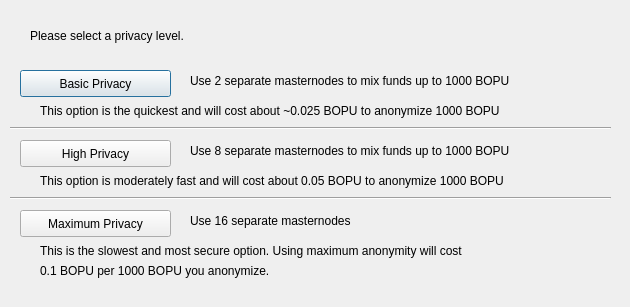
<?xml version="1.0" encoding="UTF-8"?>
<ui version="4.0">
 <class>DarksendConfig</class>
 <widget class="QDialog" name="DarksendConfig">
  <property name="geometry">
   <rect>
    <x>0</x>
    <y>0</y>
    <width>630</width>
    <height>307</height>
   </rect>
  </property>
  <property name="windowTitle">
   <string>Configure PrivateSend</string>
  </property>
  <widget class="QPushButton" name="buttonBasic">
   <property name="geometry">
    <rect>
     <x>20</x>
     <y>70</y>
     <width>151</width>
     <height>27</height>
    </rect>
   </property>
   <property name="text">
    <string>Basic Privacy</string>
   </property>
  </widget>
  <widget class="QPushButton" name="buttonHigh">
   <property name="geometry">
    <rect>
     <x>20</x>
     <y>140</y>
     <width>151</width>
     <height>27</height>
    </rect>
   </property>
   <property name="text">
    <string>High Privacy</string>
   </property>
  </widget>
  <widget class="QPushButton" name="buttonMax">
   <property name="geometry">
    <rect>
     <x>20</x>
     <y>210</y>
     <width>151</width>
     <height>27</height>
    </rect>
   </property>
   <property name="text">
    <string>Maximum Privacy</string>
   </property>
  </widget>
  <widget class="QLabel" name="label">
   <property name="geometry">
    <rect>
     <x>30</x>
     <y>20</y>
     <width>571</width>
     <height>31</height>
    </rect>
   </property>
   <property name="text">
    <string>Please select a privacy level.</string>
   </property>
  </widget>
  <widget class="QLabel" name="label_2">
   <property name="geometry">
    <rect>
     <x>190</x>
     <y>70</y>
     <width>421</width>
     <height>21</height>
    </rect>
   </property>
   <property name="text">
    <string>Use 2 separate masternodes to mix funds up to 1000 BOPU</string>
   </property>
  </widget>
  <widget class="QLabel" name="label_3">
   <property name="geometry">
    <rect>
     <x>190</x>
     <y>140</y>
     <width>411</width>
     <height>21</height>
    </rect>
   </property>
   <property name="text">
    <string>Use 8 separate masternodes to mix funds up to 1000 BOPU</string>
   </property>
  </widget>
  <widget class="QLabel" name="label_4">
   <property name="geometry">
    <rect>
     <x>190</x>
     <y>210</y>
     <width>421</width>
     <height>21</height>
    </rect>
   </property>
   <property name="text">
    <string>Use 16 separate masternodes</string>
   </property>
  </widget>
  <widget class="QLabel" name="label_6">
   <property name="geometry">
    <rect>
     <x>40</x>
     <y>100</y>
     <width>561</width>
     <height>21</height>
    </rect>
   </property>
   <property name="text">
    <string>This option is the quickest and will cost about ~0.025 BOPU to anonymize 1000 BOPU</string>
   </property>
  </widget>
  <widget class="QLabel" name="label_7">
   <property name="geometry">
    <rect>
     <x>40</x>
     <y>170</y>
     <width>561</width>
     <height>21</height>
    </rect>
   </property>
   <property name="text">
    <string>This option is moderately fast and will cost about 0.05 BOPU to anonymize 1000 BOPU</string>
   </property>
  </widget>
  <widget class="QLabel" name="label_8">
   <property name="geometry">
    <rect>
     <x>40</x>
     <y>240</y>
     <width>561</width>
     <height>21</height>
    </rect>
   </property>
   <property name="text">
    <string>This is the slowest and most secure option. Using maximum anonymity will cost</string>
   </property>
  </widget>
  <widget class="QLabel" name="label_9">
   <property name="geometry">
    <rect>
     <x>40</x>
     <y>260</y>
     <width>561</width>
     <height>21</height>
    </rect>
   </property>
   <property name="text">
    <string>0.1 BOPU per 1000 BOPU you anonymize.</string>
   </property>
  </widget>
  <widget class="Line" name="line">
   <property name="geometry">
    <rect>
     <x>10</x>
     <y>120</y>
     <width>601</width>
     <height>16</height>
    </rect>
   </property>
   <property name="orientation">
    <enum>Qt::Horizontal</enum>
   </property>
  </widget>
  <widget class="Line" name="line_2">
   <property name="geometry">
    <rect>
     <x>10</x>
     <y>190</y>
     <width>601</width>
     <height>16</height>
    </rect>
   </property>
   <property name="orientation">
    <enum>Qt::Horizontal</enum>
   </property>
  </widget>
 </widget>
 <resources/>
 <connections/>
</ui>
